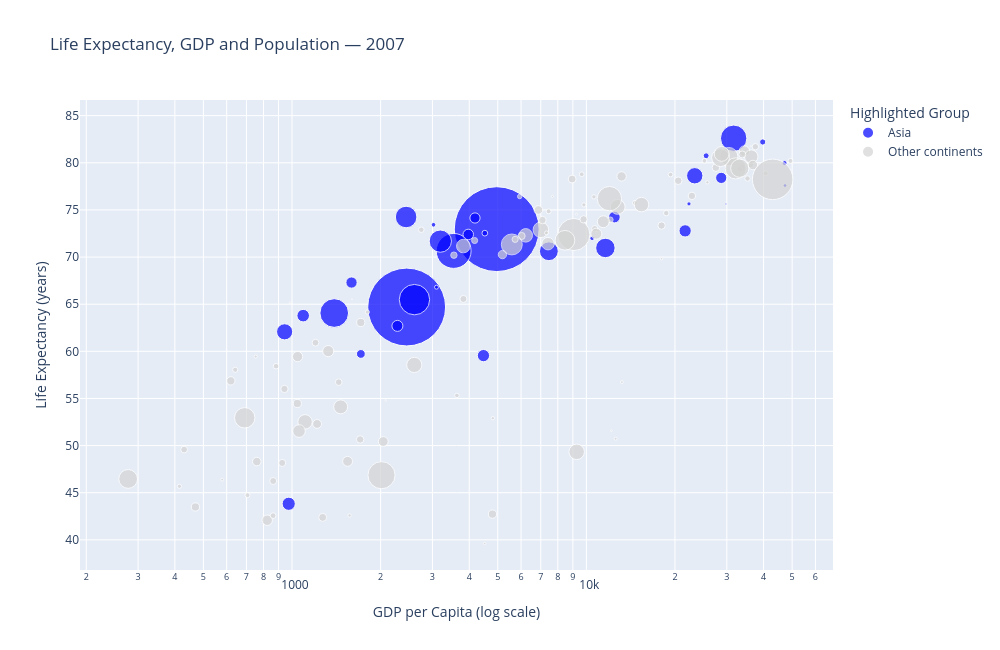

Write notebook code for a chart like this one.
### Markdown cell above
## Task 2 — Bubble chart: tell a story

**What to build:** A bubble chart (full 2007 dataset, all countries) where:
- x = GDP per capita (log scale)
- y = life expectancy
- size = population
- colour = ONE continent highlighted (your choice), all others grey
- At least one annotation explaining the highlighted group's story

> This is the grey-and-highlight technique applied to a bubble chart.

### Code cell
# Task 2
# Task 2 — Bubble chart: tell a story

# Use the full 2007 dataset
task2 = df[df['year'] == 2007].copy()

# Highlight Asia, make all other continents grey
task2['group'] = task2['continent'].apply(
    lambda x: 'Asia' if x == 'Asia' else 'Other continents'
)

# Create bubble chart
fig = px.scatter(
    task2,
    x='gdpPercap',
    y='lifeExp',
    size='pop',
    color='group',
    hover_name='country',
    hover_data=['continent', 'pop'],
    log_x=True,
    size_max=60,
    color_discrete_map={
        'Asia': 'blue',
        'Other continents': 'lightgray'
    },
    title='Life Expectancy, GDP and Population — 2007',
    labels={
        'gdpPercap': 'GDP per Capita (log scale)',
        'lifeExp': 'Life Expectancy (years)',
        'pop': 'Population',
        'group': 'Continent'
    }
)

# Add annotation explaining the highlighted group's story
fig.add_annotation(
    x=2500,
    y=55,
    text='Asia: large populations and a wide range<br>'
         'of GDP per capita and life expectancy',
    showarrow=True,
    arrowhead=2,
    ax=100,
    ay=-80
)

# Improve appearance
fig.update_layout(
    legend_title_text='Highlighted Group',
    width=1000,
    height=650
)

fig.show()

### Figure 1 — Plotly figure (JSON) as saved in the notebook; plotly's stock layout.template omitted (floating-point values rounded to 4 significant figures; data arrays with more than 128 entries replaced by an {"elided": "..."} marker saying what was removed)
{"data": [{"customdata": [["Asia", 31889923], ["Asia", 708573], ["Asia", 150448339], ["Asia", 14131858], ["Asia", 1318683096], ["Asia", 6980412], ["Asia", 1110396331], ["Asia", 223547000], ["Asia", 69453570], ["Asia", 27499638], ["Asia", 6426679], ["Asia", 127467972], ["Asia", 6053193], ["Asia", 23301725], ["Asia", 49044790], ["Asia", 2505559], ["Asia", 3921278], ["Asia", 24821286], ["Asia", 2874127], ["Asia", 47761980], ["Asia", 28901790], ["Asia", 3204897], ["Asia", 169270617], ["Asia", 91077287], ["Asia", 27601038], ["Asia", 4553009], ["Asia", 20378239], ["Asia", 19314747], ["Asia", 23174294], ["Asia", 65068149], ["Asia", 85262356], ["Asia", 4018332], ["Asia", 22211743]], "hovertemplate": "<b>%{hovertext}</b><br><br>Continent=Asia<br>GDP per Capita (log scale)=%{x}<br>Life Expectancy (years)=%{y}<br>Population=%{customdata[1]}<br>continent=%{customdata[0]}<extra></extra>", "hovertext": ["Afghanistan", "Bahrain", "Bangladesh", "Cambodia", "China", "Hong Kong, China", "India", "Indonesia", "Iran", "Iraq", "Israel", "Japan", "Jordan", "Korea, Dem. Rep.", "Korea, Rep.", "Kuwait", "Lebanon", "Malaysia", "Mongolia", "Myanmar", "Nepal", "Oman", "Pakistan", "Philippines", "Saudi Arabia", "Singapore", "Sri Lanka", "Syria", "Taiwan", "Thailand", "Vietnam", "West Bank and Gaza", "Yemen, Rep."], "legendgroup": "Asia", "marker": {"color": "blue", "size": [31889923, 708573, 150448339, 14131858, 1318683096, 6980412, 1110396331, 223547000, 69453570, 27499638, 6426679, 127467972, 6053193, 23301725, 49044790, 2505559, 3921278, 24821286, 2874127, 47761980, 28901790, 3204897, 169270617, 91077287, 27601038, 4553009, 20378239, 19314747, 23174294, 65068149, 85262356, 4018332, 22211743], "sizemode": "area", "sizeref": 366300.0, "symbol": "circle"}, "mode": "markers", "name": "Asia", "orientation": "v", "showlegend": true, "type": "scatter", "x": [974.6, 29800.0, 1391.0, 1714.0, 4959.0, 39720.0, 2452.0, 3541.0, 11610.0, 4471.0, 25520.0, 31660.0, 4519.0, 1593.0, 23350.0, 47310.0, 10460.0, 12450.0, 3096.0, 944.0, 1091.0, 22320.0, 2606.0, 3190.0, 21650.0, 47140.0, 3970.0, 4185.0, 28720.0, 7458.0, 2442.0, 3025.0, 2281.0], "xaxis": "x", "y": [43.83, 75.64, 64.06, 59.72, 72.96, 82.21, 64.7, 70.65, 70.96, 59.55, 80.75, 82.6, 72.53, 67.3, 78.62, 77.59, 71.99, 74.24, 66.8, 62.07, 63.78, 75.64, 65.48, 71.69, 72.78, 79.97, 72.4, 74.14, 78.4, 70.62, 74.25, 73.42, 62.7], "yaxis": "y"}, {"customdata": {"elided": "109x2 mixed values"}, "hovertemplate": "<b>%{hovertext}</b><br><br>Continent=Other continents<br>GDP per Capita (log scale)=%{x}<br>Life Expectancy (years)=%{y}<br>Population=%{customdata[1]}<br>continent=%{customdata[0]}<extra></extra>", "hovertext": ["Albania", "Algeria", "Angola", "Argentina", "Australia", "Austria", "Belgium", "Benin", "Bolivia", "Bosnia and Herzegovina", "Botswana", "Brazil", "Bulgaria", "Burkina Faso", "Burundi", "Cameroon", "Canada", "Central African Republic", "Chad", "Chile", "Colombia", "Comoros", "Congo, Dem. Rep.", "Congo, Rep.", "Costa Rica", "Cote d'Ivoire", "Croatia", "Cuba", "Czech Republic", "Denmark", "Djibouti", "Dominican Republic", "Ecuador", "Egypt", "El Salvador", "Equatorial Guinea", "Eritrea", "Ethiopia", "Finland", "France", "Gabon", "Gambia", "Germany", "Ghana", "Greece", "Guatemala", "Guinea", "Guinea-Bissau", "Haiti", "Honduras", "Hungary", "Iceland", "Ireland", "Italy", "Jamaica", "Kenya", "Lesotho", "Liberia", "Libya", "Madagascar", "Malawi", "Mali", "Mauritania", "Mauritius", "Mexico", "Montenegro", "Morocco", "Mozambique", "Namibia", "Netherlands", "New Zealand", "Nicaragua", "Niger", "Nigeria", "Norway", "Panama", "Paraguay", "Peru", "Poland", "Portugal", "Puerto Rico", "Reunion", "Romania", "Rwanda", "Sao Tome and Principe", "Senegal", "Serbia", "Sierra Leone", "Slovak Republic", "Slovenia", "Somalia", "South Africa", "Spain", "Sudan", "Swaziland", "Sweden", "Switzerland", "Tanzania", "Togo", "Trinidad and Tobago", "Tunisia", "Turkey", "Uganda", "United Kingdom", "United States", "Uruguay", "Venezuela", "Zambia", "Zimbabwe"], "legendgroup": "Other continents", "marker": {"color": "lightgray", "size": [3600523, 33333216, 12420476, 40301927, 20434176, 8199783, 10392226, 8078314, 9119152, 4552198, 1639131, 190010647, 7322858, 14326203, 8390505, 17696293, 33390141, 4369038, 10238807, 16284741, 44227550, 710960, 64606759, 3800610, 4133884, 18013409, 4493312, 11416987, 10228744, 5468120, 496374, 9319622, 13755680, 80264543, 6939688, 551201, 4906585, 76511887, 5238460, 61083916, 1454867, 1688359, 82400996, 22873338, 10706290, 12572928, 9947814, 1472041, 8502814, 7483763, 9956108, 301931, 4109086, 58147733, 2780132, 35610177, 2012649, 3193942, 6036914, 19167654, 13327079, 12031795, 3270065, 1250882, 108700891, 684736, 33757175, 19951656, 2055080, 16570613, 4115771, 5675356, 12894865, 135031164, 4627926, 3242173, 6667147, 28674757, 38518241, 10642836, 3942491, 798094, 22276056, 8860588, 199579, 12267493, 10150265, 6144562, 5447502, 2009245, 9118773, 43997828, 40448191, 42292929, 1133066, 9031088, 7554661, 38139640, 5701579, 1056608, 10276158, 71158647, 29170398, 60776238, 301139947, 3447496, 26084662, 11746035, 12311143], "sizemode": "area", "sizeref": 366300.0, "symbol": "circle"}, "mode": "markers", "name": "Other continents", "orientation": "v", "showlegend": true, "type": "scatter", "x": [5937.0, 6223.0, 4797.0, 12780.0, 34440.0, 36130.0, 33690.0, 1441.0, 3822.0, 7446.0, 12570.0, 9066.0, 10680.0, 1217.0, 430.1, 2042.0, 36320.0, 706.0, 1704.0, 13170.0, 7007.0, 986.1, 277.6, 3633.0, 9645.0, 1545.0, 14620.0, 8948.0, 22830.0, 35280.0, 2082.0, 6025.0, 6873.0, 5581.0, 5728.0, 12150.0, 641.4, 690.8, 33210.0, 30470.0, 13210.0, 752.7, 32170.0, 1328.0, 27540.0, 5186.0, 942.7, 579.2, 1202.0, 3548.0, 18010.0, 36180.0, 40680.0, 28570.0, 7321.0, 1463.0, 1569.0, 414.5, 12060.0, 1045.0, 759.3, 1043.0, 1803.0, 10960.0, 11980.0, 9254.0, 3820.0, 823.7, 4811.0, 36800.0, 25190.0, 2749.0, 619.7, 2014.0, 49360.0, 9809.0, 4173.0, 7409.0, 15390.0, 20510.0, 19330.0, 7670.0, 10810.0, 863.1, 1598.0, 1712.0, 9787.0, 862.5, 18680.0, 25770.0, 926.1, 9270.0, 28820.0, 2602.0, 4513.0, 33860.0, 37510.0, 1107.0, 883.0, 18010.0, 7093.0, 8458.0, 1056.0, 33200.0, 42950.0, 10610.0, 11420.0, 1271.0, 469.7], "xaxis": "x", "y": [76.42, 72.3, 42.73, 75.32, 81.23, 79.83, 79.44, 56.73, 65.55, 74.85, 50.73, 72.39, 73.0, 52.3, 49.58, 50.43, 80.65, 44.74, 50.65, 78.55, 72.89, 65.15, 46.46, 55.32, 78.78, 48.33, 75.75, 78.27, 76.49, 78.33, 54.79, 72.23, 74.99, 71.34, 71.88, 51.58, 58.04, 52.95, 79.31, 80.66, 56.73, 59.45, 79.41, 60.02, 79.48, 70.26, 56.01, 46.39, 60.92, 70.2, 73.34, 81.76, 78.89, 80.55, 72.57, 54.11, 42.59, 45.68, 73.95, 59.44, 48.3, 54.47, 64.16, 72.8, 76.19, 74.54, 71.16, 42.08, 52.91, 79.76, 80.2, 72.9, 56.87, 46.86, 80.2, 75.54, 71.75, 71.42, 75.56, 78.1, 78.75, 76.44, 72.48, 46.24, 65.53, 63.06, 74.0, 42.57, 74.66, 77.93, 48.16, 49.34, 80.94, 58.56, 39.61, 80.88, 81.7, 52.52, 58.42, 69.82, 73.92, 71.78, 51.54, 79.42, 78.24, 76.38, 73.75, 42.38, 43.49], "yaxis": "y"}], "layout": {"annotations": [{"arrowhead": 2, "ax": 100, "ay": -80, "showarrow": true, "text": "Asia: large populations and a wide range<br>of GDP per capita and life expectancy", "x": 2500, "y": 55}], "height": 650, "legend": {"itemsizing": "constant", "title": {"text": "Highlighted Group"}, "tracegroupgap": 0}, "title": {"text": "Life Expectancy, GDP and Population — 2007"}, "width": 1000, "xaxis": {"anchor": "y", "domain": [0, 1], "title": {"text": "GDP per Capita (log scale)"}, "type": "log"}, "yaxis": {"anchor": "x", "domain": [0, 1], "title": {"text": "Life Expectancy (years)"}}}}
